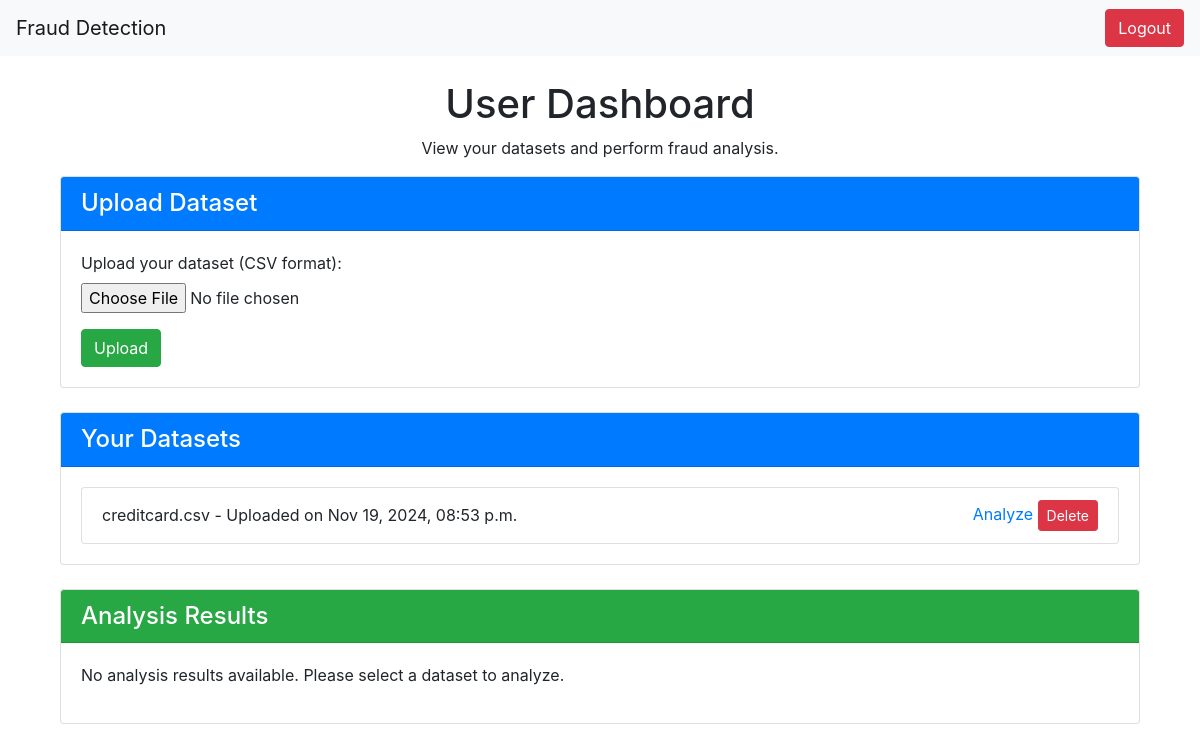
Before: /user_dashboard/ (signed in) with the older database file.
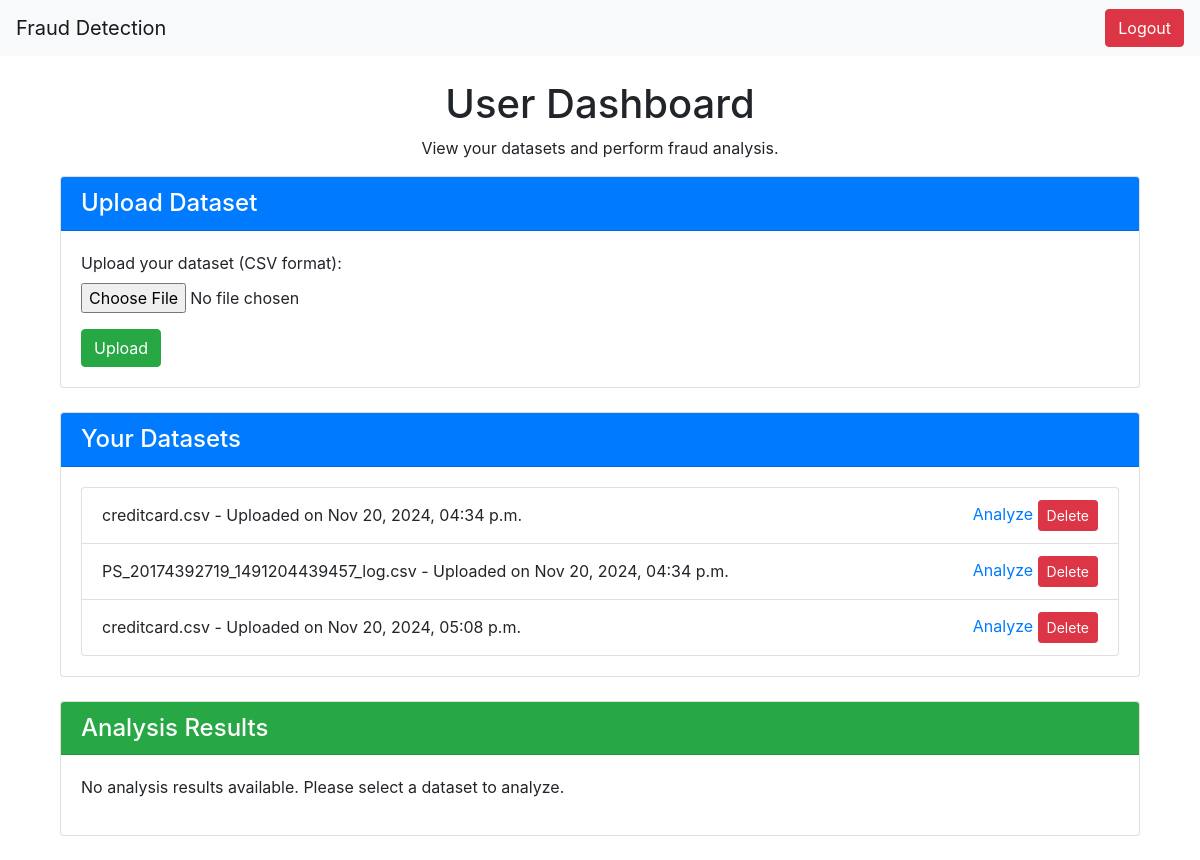
After: the same page with the newer database file.
### detection/models.py (models this page shows, shortened)
class Dataset(models.Model):
    name = models.CharField(max_length=255)
    file = models.FileField(upload_to='datasets/')
    uploaded_at = models.DateTimeField(auto_now_add=True)
    uploaded_by = models.ForeignKey(User, on_delete=models.CASCADE)

### detection/views.py (the view, shortened to what this page needs)
# urls.py: path('user_dashboard/', views.user_dashboard_view, name='user_dashboard'),  # User dashboard
@login_required
def user_dashboard_view(request):
    datasets = Dataset.objects.filter(uploaded_by=request.user)  # Fetch user-specific datasets
    analysis_results = None
    scatter_url = None
    return render(request, 'user_dashboard.html', {
        'datasets': datasets,
        'analysis_results': analysis_results,
        'scatter_url': scatter_url,
    })

### detection/templates/user_dashboard.html (shortened to what this page needs)
{% extends 'base.html' %}
{% block content %}
<div class="container mt-4">
    <h1 class="text-center">User Dashboard</h1>
    <p class="text-center">View your datasets and perform fraud analysis.</p>
    <div class="card mb-4">
        <div class="card-header bg-primary text-white">
            <h4 class="mb-0">Upload Dataset</h4>
        </div>
        <div class="card-body">
            <form method="post" enctype="multipart/form-data">
                <div class="form-group">
                    <label for="file">Upload your dataset (CSV format):</label>
                    <input type="file" name="file" class="form-control-file" required>
                </div>
                <button type="submit" class="btn btn-success">Upload</button>
            </form>
        </div>
    </div>
<div class="card mb-4">
    <div class="card-header bg-primary text-white">
        <h4 class="mb-0">Your Datasets</h4>
    </div>
    <div class="card-body">
        {% if datasets %}
            <ul class="list-group">
                {% for dataset in datasets %}
                    <li class="list-group-item d-flex justify-content-between align-items-center">
                        {{ dataset.name }} - Uploaded on {{ dataset.uploaded_at|date:"M d, Y, h:i a" }}
                        <div>
                            <a href="{% url 'fraud_detection' dataset_id=dataset.id %}">Analyze</a>
                            <form method="post" action="{% url 'delete_dataset' dataset.id %}" class="d-inline">
                                <button type="submit" class="btn btn-danger btn-sm">Delete</button>
                            </form>
                        </div>
                    </li>
                {% endfor %}
            </ul>
        {% else %}
            <p>No datasets available. Please upload a dataset to analyze.</p>
        {% endif %}
    </div>
</div>
    <div class="card mb-4">
        <div class="card-header bg-success text-white">
            <h4 class="mb-0">Analysis Results</h4>
        </div>
        <div class="card-body">
            {% if analysis_results %}
                <table class="table table-bordered">
                    <thead>
                        <tr>
                            <th>Metric</th>
                            <th>Value</th>
                        </tr>
                    </thead>
                    <tbody>
                        <tr><td>Data Shape</td><td>{{ analysis_results.data_shape }}</td></tr>
                        <tr><td>Null Values</td><td>{{ analysis_results.null_values }}</td></tr>
                        <tr><td>Unique Target Values</td><td>{{ analysis_results.unique_target_values }}</td></tr>
                        <tr><td>Percentage Non-Fraudulent</td><td>{{ analysis_results.percentage_non_fraudulent }}</td></tr>
                        <tr><td>Percentage Fraudulent</td><td>{{ analysis_results.percentage_fraudulent }}</td></tr>
                        <tr><td>Total Fraudulent Transactions</td><td>{{ analysis_results.total_fraud_transactions }}</td></tr>
                        <tr><td>Total Normal Transactions</td><td>{{ analysis_results.total_normal_transactions }}</td></tr>
                    </tbody>
                </table>
                <h4>Scatter Plot</h4>
                <img class="img-fluid" alt="Scatter Plot">
            {% else %}
                <p>No analysis results available. Please select a dataset to analyze.</p>
            {% endif %}
        </div>
    </div>
</div>
{% endblock %}

Changed rows visible on the page:
removed Dataset: name "creditcard.csv", uploaded_at "Nov 19, 2024, 08:53 p.m."
added Dataset: name "creditcard.csv", uploaded_at "Nov 20, 2024, 04:34 p.m."
added Dataset: name "PS_20174392719_1491204439457_log.csv", uploaded_at "Nov 20, 2024, 04:34 p.m."
added Dataset: name "creditcard.csv", uploaded_at "Nov 20, 2024, 05:08 p.m."
